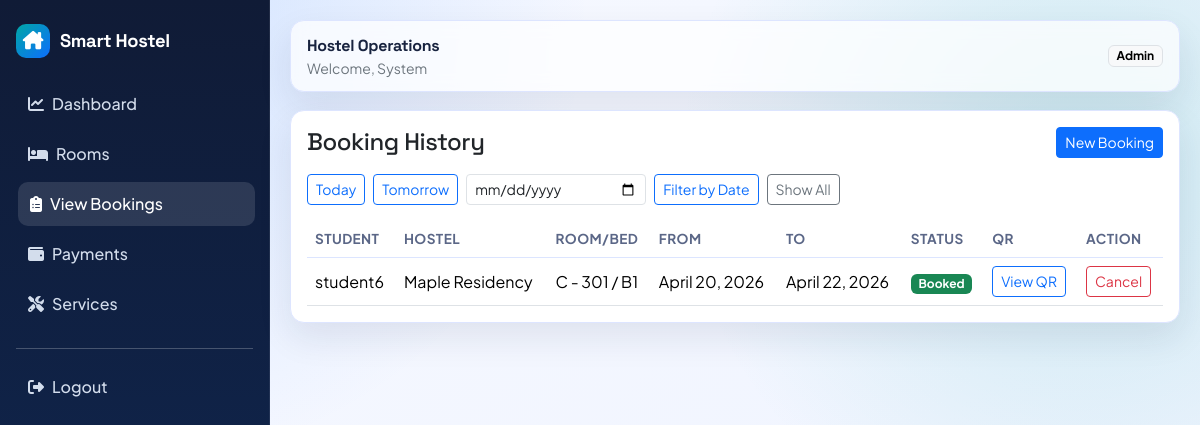
The page /bookings/history (signed in) on the database as committed earlier.
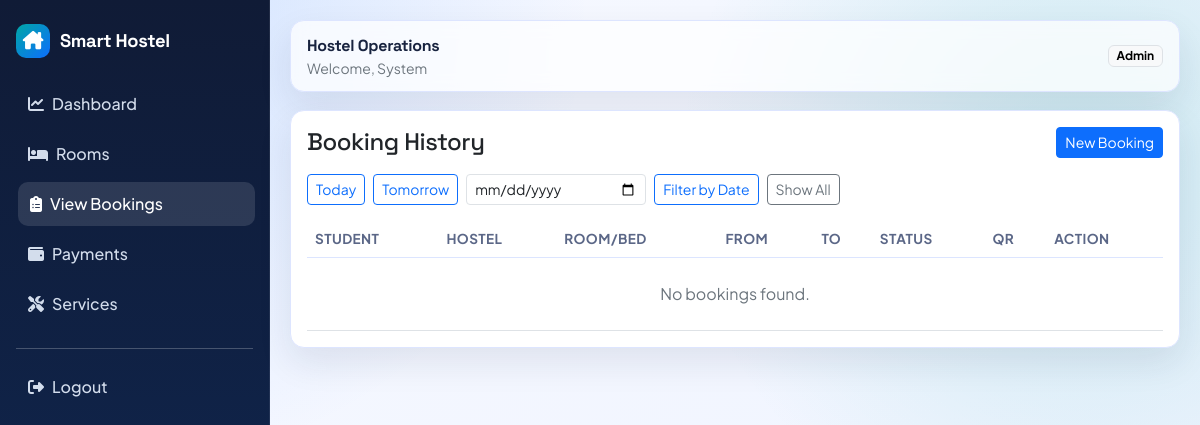
The same page on the database as committed later.
### bookings/models.py (models this page shows, shortened)
class Booking(models.Model):
	STATUS_BOOKED = "booked"
	STATUS_CANCELLED = "cancelled"
	STATUS_COMPLETED = "completed"
	STATUS_CHOICES = [
		(STATUS_BOOKED, "Booked"),
		(STATUS_CANCELLED, "Cancelled"),
		(STATUS_COMPLETED, "Completed"),
	]
	user = models.ForeignKey(settings.AUTH_USER_MODEL, on_delete=models.CASCADE, related_name="bookings")
	room = models.ForeignKey("hostel.Room", on_delete=models.PROTECT, related_name="bookings")
	bed = models.ForeignKey("hostel.Bed", on_delete=models.PROTECT, related_name="bookings")
	start_date = models.DateField()
	end_date = models.DateField()
	status = models.CharField(max_length=20, choices=STATUS_CHOICES, default=STATUS_BOOKED)
	qr_code = models.ImageField(upload_to="bookings/qr_codes/", blank=True, null=True)
	check_in_at = models.DateTimeField(blank=True, null=True)
	created_at = models.DateTimeField(auto_now_add=True)
	class Meta:
		ordering = ["-created_at"]

### accounts/models.py (models this page shows, shortened)
class User(AbstractUser):
	ROLE_ADMIN = "admin"
	ROLE_STUDENT = "student"
	ROLE_CHOICES = [
		(ROLE_ADMIN, "Admin"),
		(ROLE_STUDENT, "Student"),
	]
	role = models.CharField(max_length=20, choices=ROLE_CHOICES, default=ROLE_STUDENT)

### hostel/models.py (models this page shows, shortened)
class Room(models.Model):
	TYPE_SINGLE = "single"
	TYPE_DOUBLE = "double"
	TYPE_TRIPLE = "triple"
	TYPE_DORM = "dorm"
	ROOM_TYPE_CHOICES = [
		(TYPE_SINGLE, "Single"),
		(TYPE_DOUBLE, "Double"),
		(TYPE_TRIPLE, "Triple"),
		(TYPE_DORM, "Dorm"),
	]
	hostel = models.ForeignKey(Hostel, on_delete=models.CASCADE, related_name="rooms")
	room_number = models.CharField(max_length=30)
	room_type = models.CharField(max_length=20, choices=ROOM_TYPE_CHOICES)
	capacity = models.PositiveIntegerField()
	available_beds = models.IntegerField(default=0)
	class Meta:
		ordering = ["room_number"]
		unique_together = ("hostel", "room_number")

class Hostel(models.Model):
	name = models.CharField(max_length=120)
	location = models.CharField(max_length=255)
	created_at = models.DateTimeField(auto_now_add=True)
	class Meta:
		ordering = ["name"]

class Bed(models.Model):
	room = models.ForeignKey(Room, on_delete=models.CASCADE, related_name="beds")
	bed_number = models.CharField(max_length=30)
	is_available = models.BooleanField(default=True)
	class Meta:
		ordering = ["bed_number"]
		unique_together = ("room", "bed_number")

### bookings/views.py (the view)
# urls.py: path("bookings/history", booking_history_view, name="history"),
@login_required
def booking_history_view(request):
	if request.user.role != User.ROLE_ADMIN:
		return HttpResponseForbidden("Access denied")
	bookings = Booking.objects.select_related("user", "room", "bed", "room__hostel")
	is_admin = True
	filter_type = ""
	selected_date = ""
	filter_type = request.GET.get("filter") or ""
	selected_date = request.GET.get("date") or ""
	if filter_type == "today":
		bookings = bookings.filter(start_date=date.today())
	elif filter_type == "tomorrow":
		bookings = bookings.filter(start_date=date.today() + timedelta(days=1))
	elif filter_type == "custom" and selected_date:
		bookings = bookings.filter(start_date=selected_date)
	context = {
		"bookings": bookings,
		"active_filter": filter_type,
		"selected_date": selected_date,
		"is_admin": is_admin,
	}
	return render(request, "bookings/history.html", context)

### templates/bookings/history.html (shortened to what this page needs)
{% extends "base.html" %}
{% block content %}
<div class="card card-soft">
    <div class="card-body">
        <div class="d-flex justify-content-between align-items-center mb-3">
            <h4 class="mb-0">Booking History</h4>
            <a href="{% url 'bookings:book_room' %}" class="btn btn-sm btn-primary">New Booking</a>
        </div>
        {% if is_admin %}
        <form method="get" class="d-flex flex-wrap gap-2 align-items-center mb-3">
            <button type="submit" name="filter" value="today" class="btn btn-sm {% if active_filter == 'today' %}btn-primary{% else %}btn-outline-primary{% endif %}">Today</button>
            <button type="submit" name="filter" value="tomorrow" class="btn btn-sm {% if active_filter == 'tomorrow' %}btn-primary{% else %}btn-outline-primary{% endif %}">Tomorrow</button>
            <input type="date" name="date" value="{{ selected_date }}" class="form-control form-control-sm" style="max-width: 180px;">
            <button type="submit" name="filter" value="custom" class="btn btn-sm {% if active_filter == 'custom' %}btn-primary{% else %}btn-outline-primary{% endif %}">Filter by Date</button>
            <a href="{% url 'bookings:history' %}" class="btn btn-sm btn-outline-secondary">Show All</a>
        </form>
        {% endif %}
        <div class="table-responsive">
            <table class="table align-middle mb-0">
                <thead>
                <tr>
                    <th>Student</th>
                    <th>Hostel</th>
                    <th>Room/Bed</th>
                    <th>From</th>
                    <th>To</th>
                    <th>Status</th>
                    <th>QR</th>
                    <th>Action</th>
                </tr>
                </thead>
                <tbody>
                {% for booking in bookings %}
                <tr>
                    <td>{{ booking.user.username }}</td>
                    <td>{{ booking.room.hostel.name }}</td>
                    <td>{{ booking.room.room_number }} / {{ booking.bed.bed_number }}</td>
                    <td>{{ booking.start_date }}</td>
                    <td>{{ booking.end_date }}</td>
                    <td>
                        {% if booking.status == "booked" %}
                        <span class="badge text-bg-success">Booked</span>
                        {% elif booking.status == "cancelled" %}
                        <span class="badge text-bg-secondary">Cancelled</span>
                        {% else %}
                        <span class="badge text-bg-primary">Completed</span>
                        {% endif %}
                    </td>
                    <td>
                        <a href="{% url 'bookings:qr' booking.id %}" class="btn btn-sm btn-outline-primary">View QR</a>
                    </td>
                    <td>
                        {% if booking.status == "booked" %}
                        <a href="{% url 'bookings:cancel' booking.id %}" class="btn btn-sm btn-outline-danger">Cancel</a>
                        {% else %}
                        <span class="text-secondary small">-</span>
                        {% endif %}
                    </td>
                </tr>
                {% empty %}
                <tr><td colspan="8" class="text-center text-secondary py-4">No bookings found.</td></tr>
                {% endfor %}
                </tbody>
            </table>
        </div>
    </div>
</div>
{% endblock %}

Rows that differ between the two databases and show on the page:
removed Booking: user.username "student6", room.hostel.name "Maple Residency", room.room_number "C - 301", bed.bed_number "B1", start_date "April 20, 2026", end_date "April 22, 2026", status "Booked"
Other text that changed with them:
text now shown: "No bookings found."
